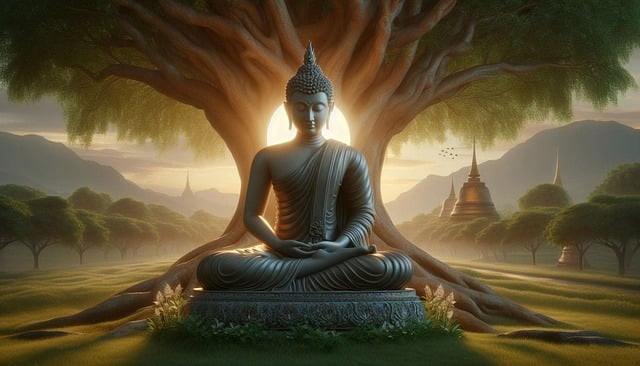
#> input picture Sem 5/Python/python codes ronak/Practical-12/buddha pfp.png, 640 x 366 px
$ jupyter execute part1.ipynb
#> lines starting #> are read from the running program, lines starting #| are printed output that depends on the picture
# Import required libraries

[cell 1]
from PIL import Image,ImageFilter,ImageOps
import numpy as np
import matplotlib.pyplot as plt

# Image loading

[cell 2]
image=Image.open('buddha pfp.png')
#> image is the input picture: PIL image 640x366 RGB; mean R, G, B 94.8, 81.6, 52.8
image.show()

# Image manipulation

[cell 3]
out1=image.resize((200,200))
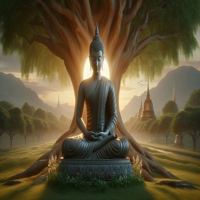
#> out1: PIL image 200x200 RGB; mean R, G, B 94.8, 81.5, 52.8
out1.save("resize.jpg")

[cell 4]
out2=ImageOps.grayscale(image)
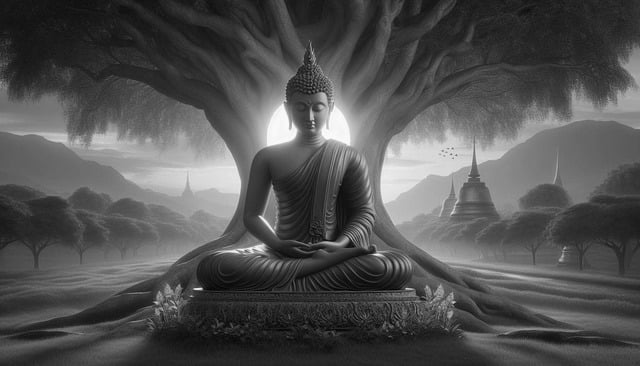
#> out2: PIL image 640x366 L; min 0, max 254, mean 82.2
out2.save("grayscale.jpg")

[cell 5]
out3=out2.filter(ImageFilter.GaussianBlur(radius=2))
out3.save('GaussianBlur.jpg')

[cell 6]
out4=image.filter(ImageFilter.FIND_EDGES)
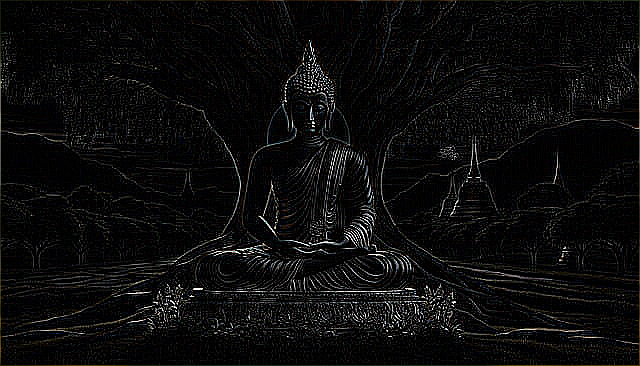
#> out4: PIL image 640x366 RGB; mean R, G, B 12.3, 12.1, 12.1
out4.save("EdgeDetection.jpg")

# Histogram analysis

[cell 7]
image=image.convert('RGB')
red,green,blue=image.split()
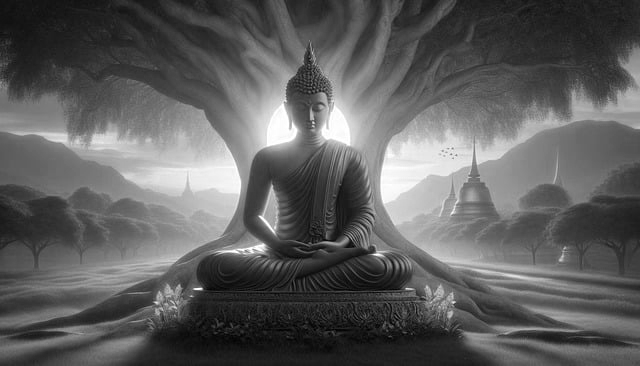
#> red: PIL image 640x366 L; min 0, max 255, mean 94.8
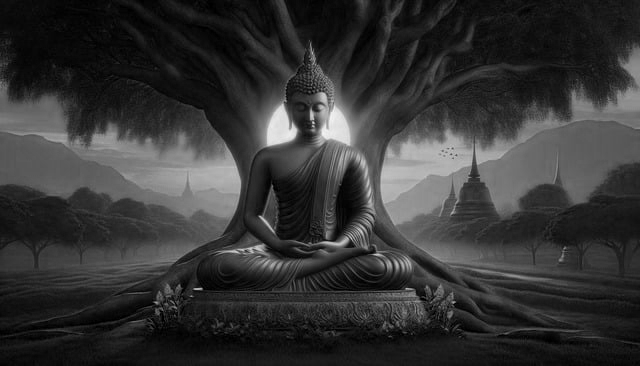
#> blue: PIL image 640x366 L; min 0, max 244, mean 52.8
def calculate_histogram(channel):
    histogram, bin_edges = np.histogram(np.array(channel).flatten(), bins=256, range=(0, 255))
#> histogram = 256 values, max 2382 at index 33, min 7 at index 1, mean 915; bin_edges = 257 values from 0 to 255
    return histogram

# Calculate histograms for each channel
red_hist = calculate_histogram(red)
#> red_hist has the same summary as histogram in calculate_histogram
green_hist = calculate_histogram(green)
#> green_hist = 256 values, max 3312 at index 42, min 0 at index 2, mean 915
blue_hist = calculate_histogram(blue)
#> blue_hist = 256 values, max 4496 at index 18, min 0 at index 245, mean 915

# Plotting the histograms in a single graph
plt.title("Colour Histogram")
plt.xlabel("bins")
plt.ylabel("# of Pixels")

# Plot each channel with different colors
plt.plot(red_hist, color='red', label='Red')
plt.plot(green_hist, color='green', label='Green')
plt.plot(blue_hist, color='blue', label='Blue')

plt.xlim([0, 255])
plt.legend()
plt.show()
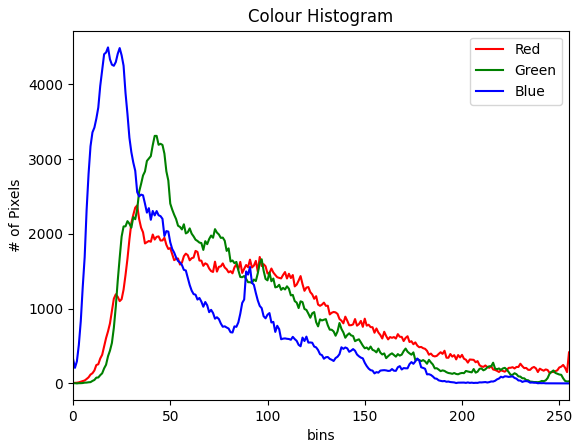
#> figure drawn by matplotlib, 1 panel; curve peaks at x = 33, y = 2382; curve peaks at x = 42, y = 3312; curve peaks at x = 18, y = 4496

[cell 8]
plt.hist(red_hist,color='red',label='red')
plt.hist(blue_hist,color='blue',label='blue')
plt.hist(green_hist,color='green',label='green')
plt.title("Colour Histogram")
plt.xlabel("Colour Value Range")
plt.ylabel("# of Pixels")
plt.legend()
plt.show()
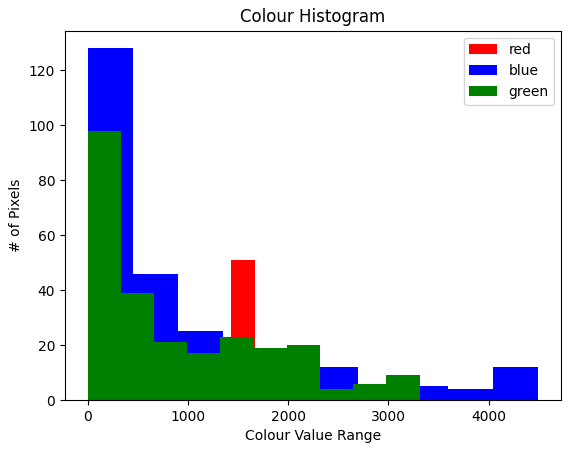
#> figure drawn by matplotlib, 1 panel; tallest bar 56 high, from x = 7 to 244.5; tallest bar 128 high, from x = -2.84e-14 to 449.6; tallest bar 98 high, from x = 2.84e-14 to 331.2
